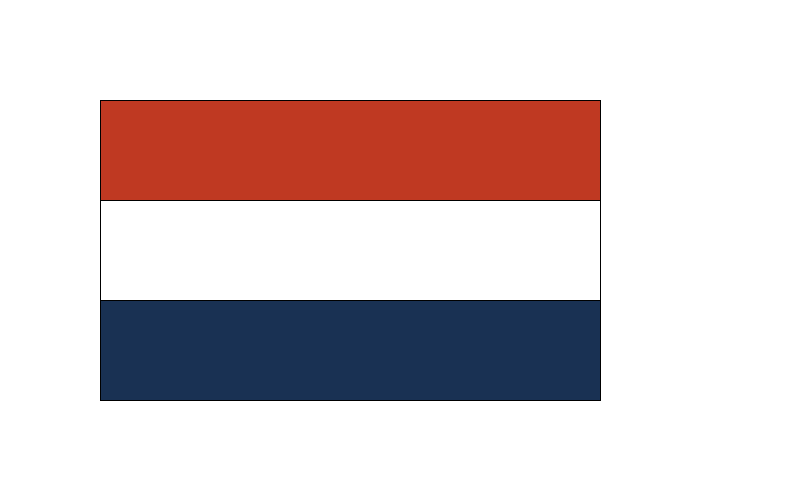
Frame 1 (no input)
Frame 60 (the mouse pressed at the canvas centre just before this capture): identical to frame 1, image omitted
Frame 120 (the mouse held since frame 60 and released just before this capture): identical to frame 1, image omitted

The Processing sketch that drew this single still picture (run headless with seeded random() and noise(); from frame 60 on, the mouse is pressed at the canvas centre):

// Processing sketch: Dit_is_OOPD
// ── Dit_is_OOPD.pde
void setup () {
  size (800,500);
  println("Dit is OOPD");
  background(255);
}

void draw () {
  fill(191,57, 34);
  rect(100,100,500,100);
  fill(255,255,255);
  rect(100,200,500,100);
  fill(25,49,83);
  rect(100,300,500,100);
}
